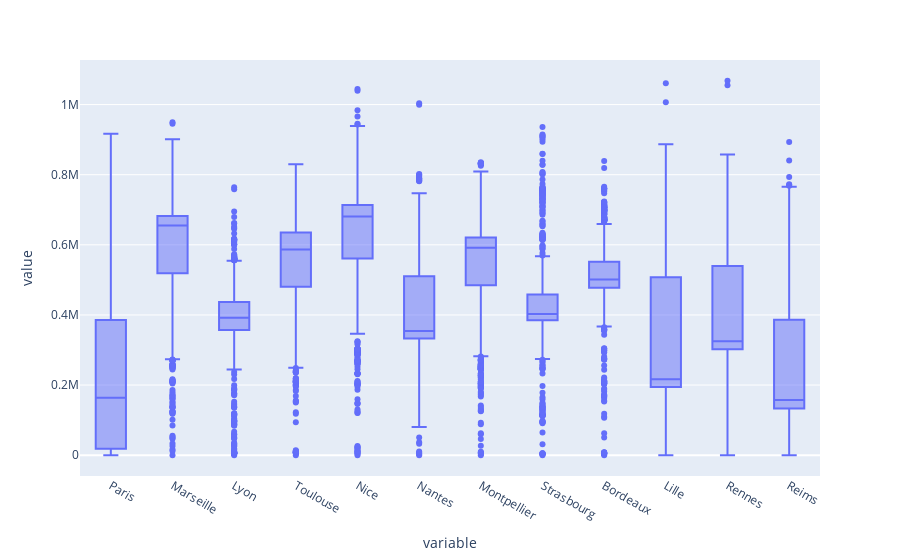

Notebook cell for this chart:
### Code cell
# plot what the distances looks like
fig = px.box(distances_df.iloc[:-1].T.iloc[:12].T)
fig

### Figure 1 — Plotly figure (JSON) as saved in the notebook; plotly's stock layout.template omitted (floating-point values rounded to 4 significant figures; data arrays with more than 128 entries replaced by an {"elided": "..."} marker saying what was removed)
{"data": [{"alignmentgroup": "True", "hovertemplate": "variable=%{x}<br>value=%{y}<extra></extra>", "legendgroup": "", "marker": {"color": "#636efa"}, "name": "", "notched": false, "offsetgroup": "", "orientation": "v", "showlegend": false, "type": "box", "x": {"elided": "7596 str values"}, "x0": " ", "xaxis": "x", "y": {"elided": "7596 float values"}, "y0": " ", "yaxis": "y"}], "layout": {"boxmode": "group", "legend": {"tracegroupgap": 0}, "margin": {"t": 60}, "xaxis": {"anchor": "y", "domain": [0, 1], "title": {"text": "variable"}}, "yaxis": {"anchor": "x", "domain": [0, 1], "title": {"text": "value"}}}}
